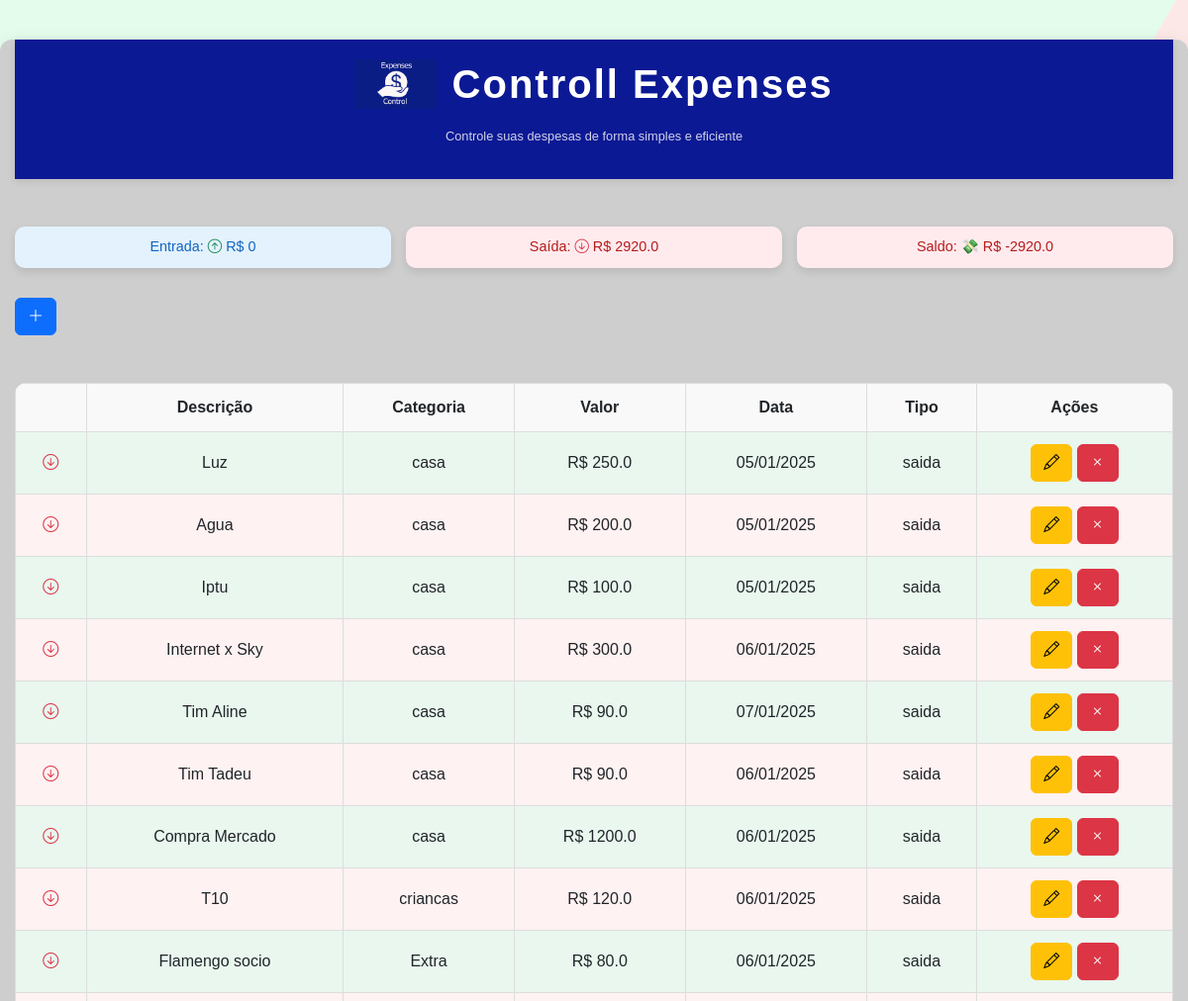
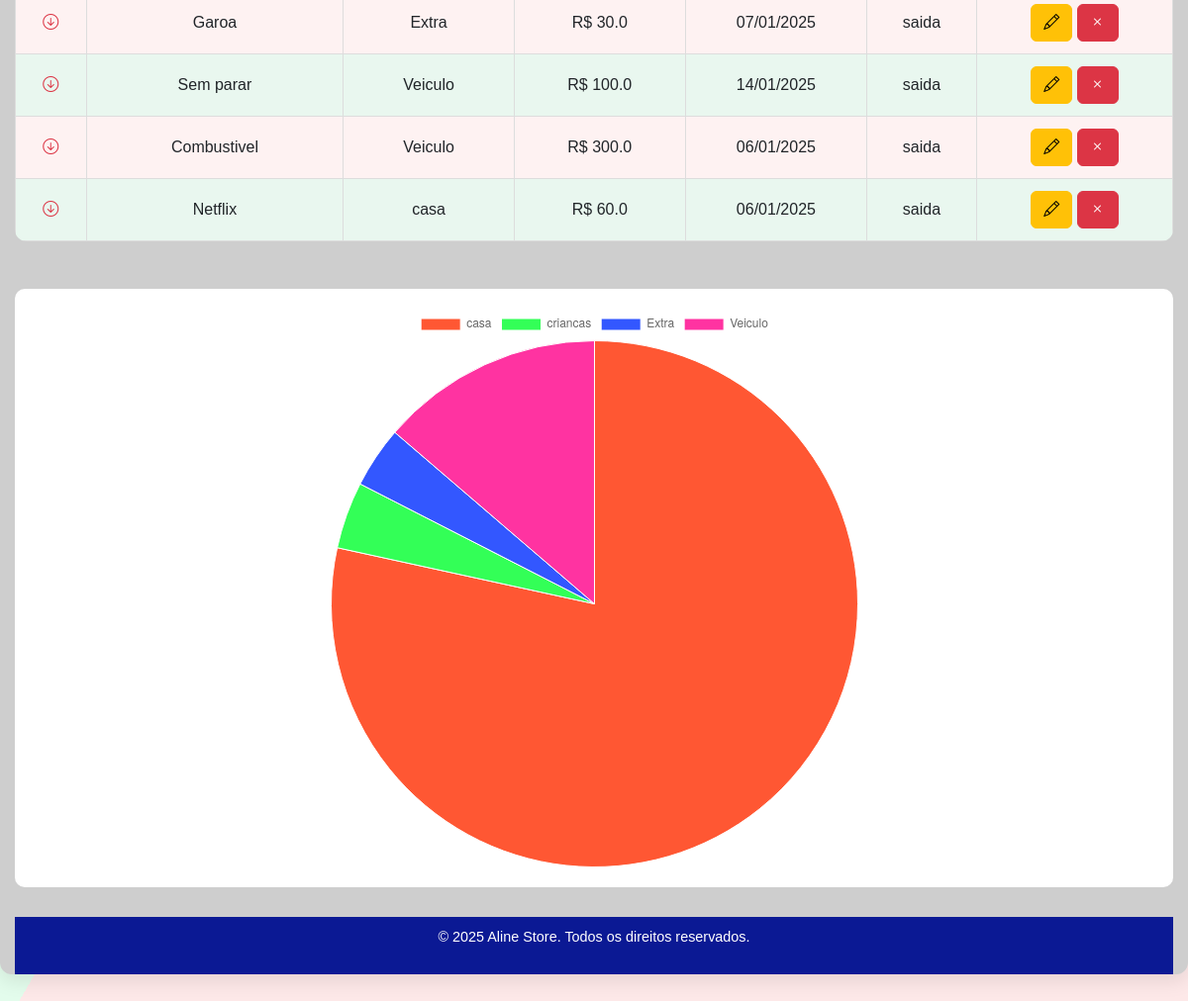
The page / on the database its author committed (2 pictures, top to bottom).
### app.py (models this page shows)
class Expense(db.Model):
    id = db.Column(db.Integer, primary_key=True)
    description = db.Column(db.String(200), nullable=False)
    category = db.Column(db.String(50), nullable=False)
    value = db.Column(db.Float, nullable=False)
    date = db.Column(db.Date, nullable=False, default=datetime.utcnow)
    type = db.Column(db.String(10), nullable=False, default='saida')  # entrada ou saída

### app.py (the view)
@app.route('/')
def index():
    expenses = Expense.query.all()
    categories = Category.query.all()
    category_totals = {}
    for expense in expenses:
        if expense.category not in category_totals:
            category_totals[expense.category] = 0
        category_totals[expense.category] += expense.value
    labels = list(category_totals.keys())
    values = list(category_totals.values())
    total_entrada = sum(e.value for e in expenses if e.type == 'entrada')
    total_saida = sum(e.value for e in expenses if e.type == 'saida')
    saldo = total_entrada - total_saida
    return render_template(
        'index.html',
        expenses=expenses,
        categories=categories,  # Passa as categorias reais do banco
        total_entrada=total_entrada,
        total_saida=total_saida,
        saldo=saldo,
        values=values,
        labels=labels,
    )

### templates/index.html (shortened to what this page needs)
{% extends "base.html" %}
{% block content %}
<link href="https://cdnjs.cloudflare.com/ajax/libs/font-awesome/6.0.0-beta3/css/all.min.css" rel="stylesheet">
<link href="https://cdn.jsdelivr.net/npm/bootstrap-icons/font/bootstrap-icons.css" rel="stylesheet">
<br><br>
<div class="summary">
    <div id="entrada" class="total-entrada">
        Entrada: <i class="bi bi-arrow-up-circle text-success"></i> R$ {{ total_entrada }}
    </div>
    <div id="saida" class="total-saida">
        Saída: <i class="bi bi-arrow-down-circle text-danger"></i> R$ {{ total_saida }}
    </div>
    <div id="saldo" class="total-saldo {% if saldo >= 0 %}positivo{% else %}negativo{% endif %}">
        Saldo:
        {% if saldo > 1000 %}
            🤑
        {% elif saldo >= 0 %}
            💰
        {% elif saldo > -500 %}
            🥲
        {% else %}
            💸
        {% endif %}
        R$ {{ saldo }}
    </div>
</div>
<div class="button-container">
    <button type="button" class="btn btn-primary" data-bs-toggle="modal" data-bs-target="#addExpenseModal">
        <i class="bi bi-plus-lg"></i>
    </button>
</div>
<br><br>
<div class="table-container">
    <table>
        <thead>
            <tr>
                <th></th>
                <th>Descrição</th>
                <th>Categoria</th>
                <th>Valor</th>
                <th>Data</th>
                <th>Tipo</th>
                <th>Ações</th>
            </tr>
        </thead>
        <tbody>
            {% for expense in expenses %}
            <tr class="{{ 'table-entry' if expense.type == 'entrada' else 'table-expense' }}">
                <td>
                    {% if expense.type == 'entrada' %}
                    <i class="bi bi-arrow-up-circle text-success" title="Entrada"></i>
                    {% else %}
                    <i class="bi bi-arrow-down-circle text-danger" title="Saída"></i>
                    {% endif %}
                </td>
                <td>{{ expense.description }}</td>
                <td>{{ expense.category }}</td>
                <td>R$ {{ expense.value }}</td>
                <td>{{ expense.date.strftime('%d/%m/%Y') }}</td>
                <td>{{ expense.type }}</td>
                <td>
                    <a href="{{ url_for('edit_expense', expense_id=expense.id) }}" class="btn btn-warning" title="Editar">
                        <i class="bi bi-pencil"></i>
                    </a>
                    <a href="{{ url_for('delete_expense', expense_id=expense.id) }}" class="btn btn-danger" title="Excluir" onclick="return confirm('Tem certeza que deseja excluir?')">
                        <i class="bi bi-x"></i>
                    </a>
                </td>
            </tr>
            {% endfor %}
        </tbody>
    </table>
</div>
<br><br>
<div class="chart-wrapper" style="background-color: white; padding: 20px; border-radius: 10px;">
    <div class="chart-container" style="width: 50%; margin: 0 auto;">
        <canvas id="categoryChart" width="300" height="300"></canvas>
    </div>
</div>
<script>
    var ctx = document.getElementById('categoryChart').getContext('2d');
    var values = {{ values | tojson }};
    var labels = {{ labels | tojson }};
    var totalValue = values.reduce(function(acc, value) {
        return acc + value;
    }, 0);
    var percentages = values.map(function(value) {
        return ((value / totalValue) * 100).toFixed(2);
    });
    var categoryChart = new Chart(ctx, {
        type: 'pie',
        data: {
            labels: labels,
            datasets: [{
                label: 'Despesas por Categoria',
                data: values,
                backgroundColor: ['#FF5733', '#33FF57', '#3357FF', '#FF33A1', '#A133FF', '#FF9133'],
                borderColor: ['#FFFFFF', '#FFFFFF', '#FFFFFF', '#FFFFFF', '#FFFFFF', '#FFFFFF'],
                borderWidth: 1
            }]
        },
        options: {
            responsive: true,
            plugins: {
                legend: {
                    position: 'top',
                },
                tooltip: {
                    callbacks: {
                        label: function(tooltipItem) {
                            var label = tooltipItem.label;
                            var value = tooltipItem.raw;
                            var percentage = percentages[tooltipItem.dataIndex];
                            return label + ': R$ ' + value.toFixed(2) + ' (' + percentage + '%)';
                        }
                    }
                }
            }
        }
    });
</script>
{% endblock %}

### templates/base.html (shortened to what this page needs)
<!DOCTYPE html>
<html lang="pt-BR">
<head>
    <link rel="stylesheet" href="{{ url_for('static', filename='css/style.css') }}">
    <link href="https://cdn.jsdelivr.net/npm/bootstrap@5.3.0-alpha1/dist/css/bootstrap.min.css" rel="stylesheet">
</head>
<body>
    <div class="container">
        <header>
            <div class="logo-container">
                <img src="static/images/logo.jpg" alt="Logo Aline Store">
                <h1>Controll Expenses</h1>
            </div>
            <p>Controle suas despesas de forma simples e eficiente</p>
        </header>
        {% block content %}{% endblock %}
        <footer>
            <p>&copy; 2025 Aline Store. Todos os direitos reservados.</p>
        </footer>
    </div>
</body>
</html>

### static/css/style.css (style rules this page uses)
body { font-family: 'Roboto', sans-serif; background: linear-gradient(120deg, #e3fcec 50%, #fde8e8 50%); margin: 0; padding: 0; }
.container { max-width: 750px; margin: 40px auto; padding: 25px; background: #cecece; border-radius: 12px; box-shadow: 0px 6px 20px rgba(0, 0, 0, 0.1); transition: box-shadow 0.4s ease; }
h1 { text-align: center; color: #333333; margin-bottom: 15px; font-size: 2.8rem; }
.summary { display: flex; justify-content: space-between; margin-bottom: 30px; gap: 15px; }
.summary div { flex: 1; padding: 10px; font-size: 0.9rem; text-align: center; border-radius: 10px; color: #7f8c8d; font-weight: normal; background-color: #f7f7f7; box-shadow: 0px 4px 8px rgba(0, 0, 0, 0.1); transition: background-color 0.3s ease, transform 0.3s ease; cursor: pointer; }
.total-entrada { background-color: #e3f2fd; color: #1565c0; }
.total-saida { background-color: #ffebee; color: #b71c1c; }
.total-saldo.negativo { background-color: #ffebee; color: #b71c1c; }
table { width: 100%; border-collapse: collapse; border-radius: 12px; overflow: hidden; }
table th, table td { border: 1px solid #ddd; padding: 12px; text-align: center; }
table th { background-color: #f9f9f9; }
tbody tr:nth-child(odd) { background-color: #e9f7ef; }
tbody tr:nth-child(even) { background-color: #fef2f2; }
#entrada { background-color: #e3f2fd; color: #1565c0; }
#saida { background-color: #ffebee; color: #b71c1c; }
#saldo.negativo { background-color: #ffebee; color: #b71c1c; }

### templates/base.html (style rules this page uses)
body { background-color: #f4f4f4; font-family: 'Arial', sans-serif; margin: 0; padding: 0; }
header { background-color: #0b1994; color: white; padding: 20px 0; text-align: center; font-weight: 400; box-shadow: 0 2px 8px rgba(0, 0, 0, 0.1); }
header h1 { font-size: 2.5rem; margin: 0; letter-spacing: 2px; }
header p { font-size: 0.8rem; opacity: 0.8; margin-top: 10px; line-height: 1.2; }
.container { max-width: 1200px; margin: 40px auto; padding: 0 15px; }
.logo-container { display: flex; justify-content: center; align-items: center; margin-bottom: 20px; }
.logo-container img { height: 50px; margin-right: 15px; }
.logo-container h1 { font-size: 2.5rem; font-weight: 700; }
footer { text-align: center; margin-top: 30px; padding: 10px; background-color: #0b1994;; color: white; font-size: 0.9rem; }

### rows shown on the page
Expense: description "Luz", category "casa", value "250.0", date "05/01/2025", type "saida"
Expense: description "Agua", category "casa", value "200.0", date "05/01/2025", type "saida"
Expense: description "Iptu", category "casa", value "100.0", date "05/01/2025", type "saida"
Expense: description "Internet x Sky", category "casa", value "300.0", date "06/01/2025", type "saida"
Expense: description "Tim Aline", category "casa", value "90.0", date "07/01/2025", type "saida"
Expense: description "Tim Tadeu", category "casa", value "90.0", date "06/01/2025", type "saida"
Expense: description "Compra Mercado", category "casa", value "1200.0", date "06/01/2025", type "saida"
Expense: description "T10", category "criancas", value "120.0", date "06/01/2025", type "saida"
Expense: description "Flamengo socio", category "Extra", value "80.0", date "06/01/2025", type "saida"
Expense: description "Garoa", category "Extra", value "30.0", date "07/01/2025", type "saida"
Expense: description "Sem parar", category "Veiculo", value "100.0", date "14/01/2025", type "saida"
Expense: description "Combustivel", category "Veiculo", value "300.0", date "06/01/2025", type "saida"
Expense: description "Netflix", category "casa", value "60.0", date "06/01/2025", type "saida"

### other values the page prints
{{ total_entrada }} "0"
{{ total_saida }} "2920.0"
{{ saldo }} "-2920.0"
chart data {{ values | tojson }} [2290.0, 120.0, 110.0, 400.0]
chart data {{ labels | tojson }} ["casa", "criancas", "Extra", "Veiculo"]
